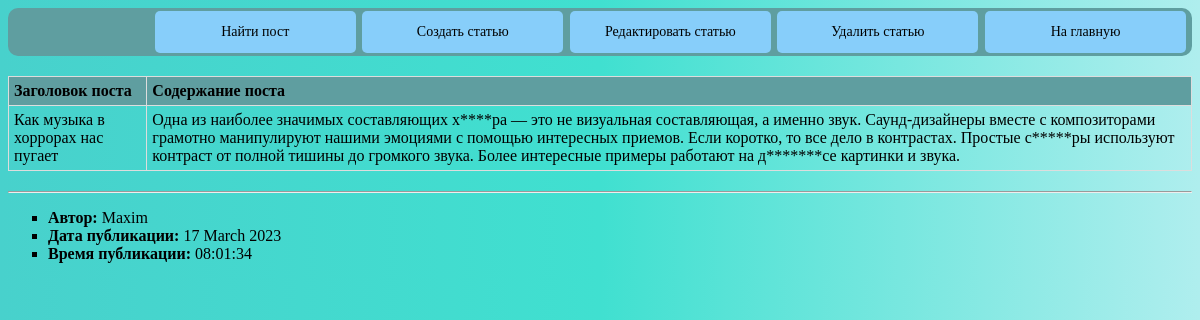
Screenshot of /news/2/ with the database file from the repository.
### news_portal/models.py (models this page shows, shortened)
class Post(models.Model):
    article = 'ar'
    news = 'nw'
    SELECT = [
        (article, 'статья'),
        (news, 'новость')
    ]
    type_post = models.CharField(max_length=2, choices=SELECT)
    time_post = models.DateTimeField(auto_now_add=True)
    title = models.CharField(max_length=255, default='Заголовок', unique=True)
    text_post = models.TextField(default='текст статьи, новости')
    rating_post = models.IntegerField(default=0)
    author = models.ForeignKey(Author, on_delete=models.CASCADE)
    category = models.ManyToManyField('Category', through='PostCategory')

class Author(models.Model):
    rating_autor = models.IntegerField(default=0)
    user = models.OneToOneField(User, on_delete=models.CASCADE)
    def __str__(self):
        return f'{self.user}'

### news_portal/views.py (the view)
# urls.py: path('<int:pk>/', PostDetail.as_view(), name='detail'),
class PostDetail(DetailView):
    model = Post
    template_name = 'post.html'
    context_object_name = 'post'

### news_portal/templatetags/custom_filters.py (called while the page is built)
@register.filter()
def filter_words(value):
    for i in range(len(bad_words)):
        if bad_words[i] in value:
            lo = bad_words[i].replace(bad_words[i][1:-1], '*' * len(bad_words[i][1:-1]))
            text = value.replace(bad_words[i], lo)
            ti = bad_words[i].title().replace(bad_words[i].title()[1:-1], '*' * len(bad_words[i].title()[1:-1]))
            text = text.replace(bad_words[i].title(), ti)
            up = bad_words[i].upper().replace(bad_words[i].upper()[1:-1], '*' * len(bad_words[i].upper()[1:-1]))
            text = text.replace(bad_words[i].upper(), up)
            value = text
    return value

### templates/post.html (shortened to what this page needs)
{% extends 'flatpages/default.html' %}
{% load custom_filters %}
{% block content %}
    <div class="header header_link">
        <ul>
            <li><a href="{% url 'search' %}">Найти пост</a></li>
            {% if post.type_post == 'nw' %}
                <li><a href="{% url 'create_news' %}">Создать новость</a></li>
                <li><a href="{% url 'update_news' pk=post.pk %}">Редактировать новость</a></li>
                <li><a href="{% url 'delete_news' pk=post.pk %}">Удалить новость</a></li>
            {% elif post.type_post == 'ar' %}
                <li><a href="{% url 'create_article' %}">Создать статью</a></li>
                <li><a href="{% url 'update_article' pk=post.pk %}">Редактировать статью</a></li>
                <li><a href="{% url 'delete_article' pk=post.pk%}">Удалить статью</a></li>
            {% endif %}
            <li><a href="{% url 'list' %}">На главную</a></li>
        </ul>
    </div>
    <div class="padd">
        <table class="table list">
            <tr>
                <th>Заголовок поста</th>
                <th>Содержание поста</th>
            </tr>
            <tr>
                <td>{{ post.title }}</td>
                <td>{{ post.text_post|filter_words }}</td>
            </tr>
        </table>
        <hr>
        <ul class="list post_ul">
            <li><b>Автор:</b> {{ post.author }}</li>
            <li><b>Дата публикации:</b> {{ post.time_post|date:'d F Y' }}</li>
            <li><b>Время публикации:</b> {{ post.time_post|time:'H:i:s' }}</li>
        </ul>
    </div>
{% endblock content %}

### web_style/static/css/style.css (style rules this page uses)
body { background: linear-gradient( to right, #48D1CC, #40E0D0, #AFEEEE ) }
.header { background-color: #5F9EA0; padding: 1px; border-radius: 10px; text-align: right; }
.header_link ul { padding: 0; width: 100%; margin-bottom: 2px; margin-top: 2px; }
.header_link li { display: inline; margin-right: 5px; margin-left: -1.2%; }
.header_link a { outline: none; text-decoration: none; display: inline-block; width: 17%; margin-right: 1%; text-align: center; line-height: 3; color: black; border-radius: 5px; font-size: 14px; }
.header_link li:last-child a { margin-right: 0; }
.header_link a:link, a:visited, a:focus { background: lightskyblue; }
.list { text-align: left; }
.post_ul { list-style-type: square; }
.padd { padding-top: 20px; }
.table { width: 100%; margin-bottom: 20px; border: 1px solid #dddddd; border-collapse: collapse; }
.table th { font-weight: bold; padding: 5px; background: #5F9EA0; border: 1px solid #dddddd; }
.table td { border: 1px solid #dddddd; padding: 5px; }

### rows the page displays
Post: title "Как музыка в хоррорах нас пугает", text_post|filter_words "Одна из наиболее значимых составляющих х****ра — это не визуальная составляющая, а именно звук. Саунд-дизайнеры вместе с композиторами грамотно манипулируют нашими эмоциями с помощью интересных приемов. Если коротко, то все дело в контрастах. Простые с*****ры используют контраст от полной тишины до громкого звука. Более интересные примеры работают на д*******се картинки и звука.", author "Maxim", time_post "17 March 2023", time_post "08:01:34"
